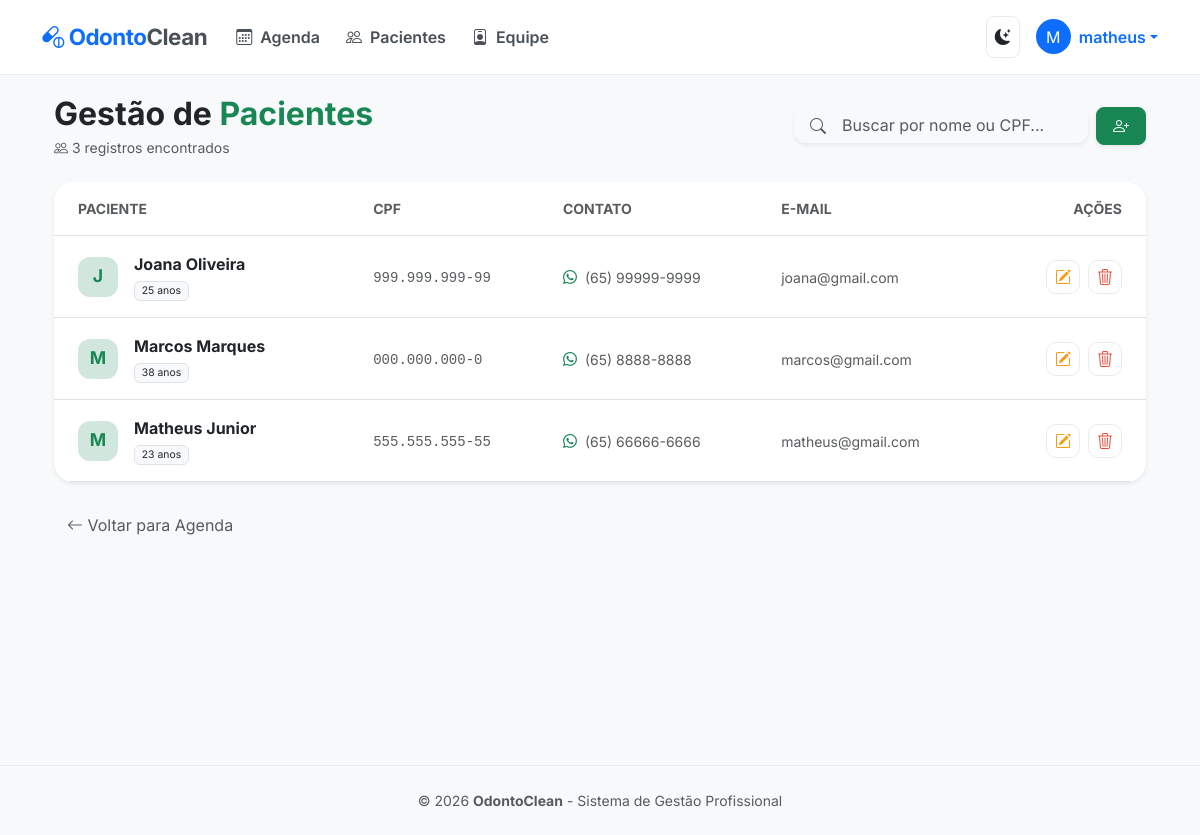
/pacientes/ (signed in), run on the app's committed database.
### agendamentos/models.py (models this page shows, shortened)
class Paciente(models.Model):
    nome = models.CharField(max_length=100)
    cpf = models.CharField(max_length=14, unique=True)
    email = models.EmailField()
    telefone = models.CharField(max_length=15)
    data_nascimento = models.DateField()
    @property
    def idade(self):
        hoje = date.today()
        return hoje.year - self.data_nascimento.year - (
            (hoje.month, hoje.day) < (self.data_nascimento.month, self.data_nascimento.day)
        )

### agendamentos/views.py (the view)
# urls.py: path('pacientes/', views.lista_pacientes, name='lista_pacientes'),
@login_required
def lista_pacientes(request):
    search = request.GET.get('search')
    if search:
        pacientes = Paciente.objects.filter(nome__icontains=search)
    else:
        pacientes = Paciente.objects.all().order_by('nome')
    return render(request, 'agendamentos/lista_pacientes.html', {'pacientes': pacientes})

### agendamentos/templates/agendamentos/lista_pacientes.html (shortened to what this page needs)
{% extends 'agendamentos/base.html' %}
{% block content %}
<div class="container animate__animated animate__fadeIn">
    <div class="d-flex justify-content-between align-items-center mb-4 flex-wrap gap-3">
        <div>
            <h2 class="fw-bold mb-1" style="color: var(--text-main);">Gestão de <span class="text-success">Pacientes</span></h2>
            <p class="text-muted small mb-0"><i class="bi bi-people"></i> {{ pacientes|length }} registros encontrados</p>
        </div>
        <div class="d-flex gap-2">
            <form method="GET" class="position-relative" style="min-width: 280px;">
                <i class="bi bi-search position-absolute top-50 start-0 translate-middle-y ms-3 text-muted"></i>
                <input type="text" name="search" class="form-control ps-5 shadow-sm border-0"
                       placeholder="Buscar por nome ou CPF..." value="{{ request.GET.search }}"
                       style="border-radius: 12px; background: var(--bg-card); color: var(--text-main);">
            </form>
            <a href="{% url 'novo_paciente' %}" class="btn btn-success rounded-3 shadow-sm px-3">
                <i class="bi bi-person-plus"></i>
            </a>
        </div>
    </div>
    <div class="card border-0 shadow-sm overflow-hidden" style="border-radius: 20px; background: var(--bg-card);">
        <div class="table-responsive">
            <table class="table align-middle mb-0 table-hover">
                <thead style="background-color: var(--table-hover);">
                    <tr>
                        <th class="ps-4 py-3 text-muted small fw-bold text-uppercase">Paciente</th>
                        <th class="py-3 text-muted small fw-bold text-uppercase">CPF</th>
                        <th class="py-3 text-muted small fw-bold text-uppercase">Contato</th>
                        <th class="py-3 text-muted small fw-bold text-uppercase">E-mail</th>
                        <th class="pe-4 py-3 text-end text-muted small fw-bold text-uppercase">Ações</th>
                    </tr>
                </thead>
                <tbody>
                    {% for paciente in pacientes %}
                    <tr class="agenda-row">
                        <td class="ps-4 py-3">
                            <div class="d-flex align-items-center">
                                <div class="avatar-circle me-3 bg-success-subtle text-success">
                                    {{ paciente.nome|slice:":1"|upper }}
                                </div>
                                <div>
                                    <span class="fw-bold d-block mb-0" style="color: var(--text-main);">{{ paciente.nome }}</span>
                                    <span class="badge bg-light text-dark fw-normal border extra-small">{{ paciente.idade }} anos</span>
                                </div>
                            </div>
                        </td>
                        <td>
                            <span class="text-muted small font-monospace">{{ paciente.cpf }}</span>
                        </td>
                        <td>
                            {% if paciente.telefone %}
                                <a href="https://wa.me/55{{ paciente.telefone|cut:' '|cut:'-'|cut:'('|cut:')' }}"
                                   target="_blank" class="text-decoration-none text-muted small hover-whatsapp">
                                    <i class="bi bi-whatsapp text-success me-1"></i> {{ paciente.telefone }}
                                </a>
                            {% else %}
                                <span class="text-muted small">---</span>
                            {% endif %}
                        </td>
                        <td>
                            <span class="text-muted small">{{ paciente.email|default:"---" }}</span>
                        </td>
                        <td class="pe-4 text-end">
                            <div class="d-flex justify-content-end gap-2">
                                <a href="{% url 'editar_paciente' paciente.pk %}" class="btn-action-patient edit" title="Editar Prontuário">
                                    <i class="bi bi-pencil-square"></i>
                                </a>
                                <a href="{% url 'excluir_paciente' paciente.pk %}" class="btn-action-patient delete" title="Remover">
                                    <i class="bi bi-trash3"></i>
                                </a>
                            </div>
                        </td>
                    </tr>
                    {% endfor %}
                </tbody>
            </table>
        </div>
    </div>
    <div class="mt-4 d-flex justify-content-between align-items-center">
        <a href="{% url 'index' %}" class="btn btn-link text-muted text-decoration-none small">
            <i class="bi bi-arrow-left"></i> Voltar para Agenda
        </a>
    </div>
</div>
{% endblock %}

### agendamentos/templates/agendamentos/base.html (shortened to what this page needs)
{% load static %}
<!DOCTYPE html>
<html lang="pt-br">
<head>
    <link href="https://cdn.jsdelivr.net/npm/bootstrap@5.3.0/dist/css/bootstrap.min.css" rel="stylesheet">
    <link rel="stylesheet" href="https://cdn.jsdelivr.net/npm/bootstrap-icons@1.11.1/font/bootstrap-icons.css">
</head>
<body>
    <nav class="navbar navbar-expand-lg sticky-top">
        <div class="container">
            <a class="navbar-brand fw-bold" href="{% url 'index' %}">
                <i class="bi bi-capsule-pill"></i> Odonto<span class="text-dark-emphasis">Clean</span>
            </a>
            <div class="collapse navbar-collapse" id="navbarNav">
                <ul class="navbar-nav me-auto">
                    <li class="nav-item">
                        <a class="nav-link" href="{% url 'index' %}"><i class="bi bi-calendar3 me-1"></i> Agenda</a>
                    </li>
                    <li class="nav-item">
                        <a class="nav-link" href="{% url 'lista_pacientes' %}"><i class="bi bi-people me-1"></i> Pacientes</a>
                    </li>
                    <li class="nav-item">
                        <a class="nav-link" href="{% url 'lista_dentistas' %}"><i class="bi bi-person-badge me-1"></i> Equipe</a>
                    </li>
                </ul>
                <div class="d-flex align-items-center gap-3">
                    <button class="theme-toggle-nav" id="themeBtn">
                        <i class="bi bi-moon-stars" id="themeIcon"></i>
                    </button>
                    <div class="dropdown">
                        <a href="#" class="d-flex align-items-center text-decoration-none dropdown-toggle text-main" data-bs-toggle="dropdown">
                            <div class="bg-primary text-white rounded-circle d-flex align-items-center justify-content-center me-2" style="width: 35px; height: 35px;">
                                {{ user.username|first|upper }}
                            </div>
                            <span class="fw-semibold d-none d-sm-inline">{{ user.username }}</span>
                        </a>
                    </div>
                </div>
            </div>
        </div>
    </nav>
    <main class="container">
        {% block content %}
        {% endblock %}
    </main>
    <footer class="text-center py-4">
        <p class="text-muted small m-0">&copy; 2026 <strong>OdontoClean</strong> - Sistema de Gestão Profissional</p>
    </footer>
</body>
</html>

### agendamentos/templates/agendamentos/base.html (style rules this page uses)
:root { --bg-body: #f8f9fa; --bg-navbar: #ffffff; --text-main: #212529; --primary-blue: #0d6efd; --border-color: #e9ecef; --nav-link: #495057; }
body { background-color: var(--bg-body); color: var(--text-main); font-family: 'Inter', sans-serif; transition: background 0.3s ease; }
.navbar { background-color: var(--bg-navbar) !important; border-bottom: 1px solid var(--border-color); padding: 15px 0; }
.navbar-brand { font-size: 1.4rem; letter-spacing: -0.5px; color: var(--primary-blue) !important; }
.nav-link { color: var(--nav-link) !important; font-weight: 600; transition: 0.2s; margin: 0 5px; }
.theme-toggle-nav { cursor: pointer; padding: 8px; border-radius: 8px; display: flex; align-items: center; justify-content: center; border: 1px solid var(--border-color); background: transparent; color: var(--text-main); transition: 0.3s; }
main { min-height: 80vh; padding-top: 20px; }
footer { border-top: 1px solid var(--border-color); margin-top: 50px; }

### agendamentos/templates/agendamentos/lista_pacientes.html (style rules this page uses)
.avatar-circle { width: 40px; height: 40px; border-radius: 12px; display: flex; align-items: center; justify-content: center; font-weight: bold; font-size: 1.1rem; }
.extra-small { font-size: 0.65rem; }
.btn-action-patient { width: 34px; height: 34px; border-radius: 10px; display: inline-flex; align-items: center; justify-content: center; transition: 0.2s; border: 1px solid var(--border-color); background: var(--bg-card); text-decoration: none; }
.btn-action-patient.edit { color: #f39c12; }
.btn-action-patient.delete { color: #e74c3c; }
.agenda-row { transition: all 0.2s; }

### data on the page
Paciente: nome "J", nome "Joana Oliveira", idade "25", cpf "999.999.999-99", telefone "(65) 99999-9999", email "joana@gmail.com"
Paciente: nome "M", nome "Marcos Marques", idade "38", cpf "000.000.000-0", telefone "(65) 8888-8888", email "marcos@gmail.com"
Paciente: nome "M", nome "Matheus Junior", idade "23", cpf "555.555.555-55", telefone "(65) 66666-6666", email "matheus@gmail.com"

### other printed values
{{ user.username|first|upper }} "M"
{{ user.username }} "matheus"
{{ pacientes|length }} "3"
